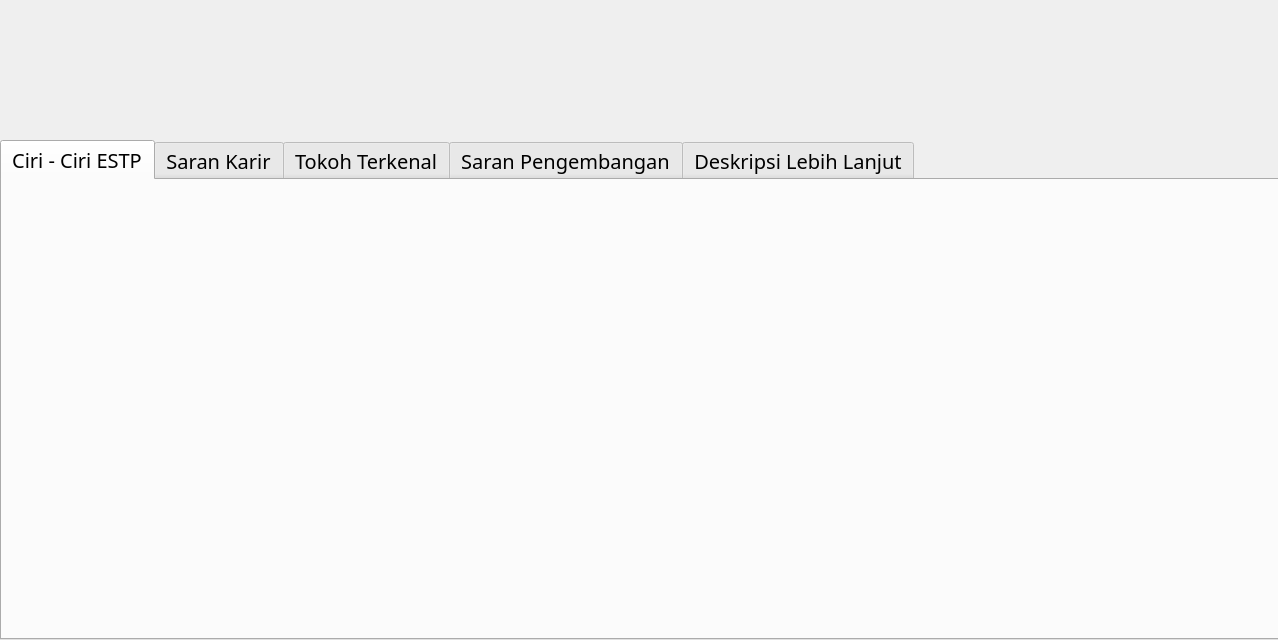
<?xml version="1.0" encoding="UTF-8"?>
<ui version="4.0">
 <class>Dialog</class>
 <widget class="QDialog" name="Dialog">
  <property name="geometry">
   <rect>
    <x>0</x>
    <y>0</y>
    <width>1278</width>
    <height>640</height>
   </rect>
  </property>
  <property name="minimumSize">
   <size>
    <width>1278</width>
    <height>610</height>
   </size>
  </property>
  <property name="maximumSize">
   <size>
    <width>1278</width>
    <height>640</height>
   </size>
  </property>
  <property name="windowTitle">
   <string>Kepribadian INTP</string>
  </property>
  <widget class="QTabWidget" name="tabWidget">
   <property name="geometry">
    <rect>
     <x>0</x>
     <y>140</y>
     <width>1281</width>
     <height>500</height>
    </rect>
   </property>
   <property name="font">
    <font>
     <family>NewsGoth Cn BT</family>
     <pointsize>15</pointsize>
     <weight>50</weight>
     <bold>false</bold>
    </font>
   </property>
   <property name="currentIndex">
    <number>0</number>
   </property>
   <property name="elideMode">
    <enum>Qt::ElideLeft</enum>
   </property>
   <widget class="QWidget" name="widget">
    <attribute name="title">
     <string>Ciri - Ciri ESTP</string>
    </attribute>
    <widget class="QLabel" name="label_2">
     <property name="geometry">
      <rect>
       <x>-10</x>
       <y>0</y>
       <width>1291</width>
       <height>501</height>
      </rect>
     </property>
     <property name="text">
      <string/>
     </property>
     <property name="pixmap">
      <pixmap>Base Picture/Estp/estpciri.jpg</pixmap>
     </property>
    </widget>
   </widget>
   <widget class="QWidget" name="tab_2">
    <property name="layoutDirection">
     <enum>Qt::LeftToRight</enum>
    </property>
    <attribute name="title">
     <string>Saran Karir</string>
    </attribute>
    <widget class="QLabel" name="label_3">
     <property name="geometry">
      <rect>
       <x>-10</x>
       <y>-30</y>
       <width>1291</width>
       <height>581</height>
      </rect>
     </property>
     <property name="text">
      <string/>
     </property>
     <property name="pixmap">
      <pixmap>Base Picture/Estp/kerjaestp1.jpg</pixmap>
     </property>
    </widget>
   </widget>
   <widget class="QWidget" name="tab">
    <attribute name="title">
     <string>Tokoh Terkenal</string>
    </attribute>
    <widget class="QLabel" name="label_4">
     <property name="geometry">
      <rect>
       <x>-10</x>
       <y>-20</y>
       <width>1291</width>
       <height>541</height>
      </rect>
     </property>
     <property name="text">
      <string/>
     </property>
     <property name="pixmap">
      <pixmap>Base Picture/Estp/tokohestp1.jpg</pixmap>
     </property>
    </widget>
   </widget>
   <widget class="QWidget" name="tab_3">
    <attribute name="title">
     <string>Saran Pengembangan</string>
    </attribute>
    <widget class="QLabel" name="label_5">
     <property name="geometry">
      <rect>
       <x>-10</x>
       <y>-20</y>
       <width>1291</width>
       <height>541</height>
      </rect>
     </property>
     <property name="text">
      <string/>
     </property>
     <property name="pixmap">
      <pixmap>Base Picture/Estp/pengembanganestp.jpg</pixmap>
     </property>
    </widget>
   </widget>
   <widget class="QWidget" name="tab_4">
    <attribute name="title">
     <string>Deskripsi Lebih Lanjut</string>
    </attribute>
    <widget class="QLabel" name="label_6">
     <property name="geometry">
      <rect>
       <x>-10</x>
       <y>-30</y>
       <width>1291</width>
       <height>541</height>
      </rect>
     </property>
     <property name="text">
      <string/>
     </property>
     <property name="pixmap">
      <pixmap>Base Picture/Estp/depkripsiestp.jpg</pixmap>
     </property>
    </widget>
   </widget>
  </widget>
  <widget class="QLabel" name="label">
   <property name="geometry">
    <rect>
     <x>-10</x>
     <y>-30</y>
     <width>1291</width>
     <height>640</height>
    </rect>
   </property>
   <property name="text">
    <string/>
   </property>
   <property name="pixmap">
    <pixmap>Base Picture/Estp/base.jpg</pixmap>
   </property>
  </widget>
  <zorder>label</zorder>
  <zorder>tabWidget</zorder>
 </widget>
 <resources/>
 <connections/>
</ui>
